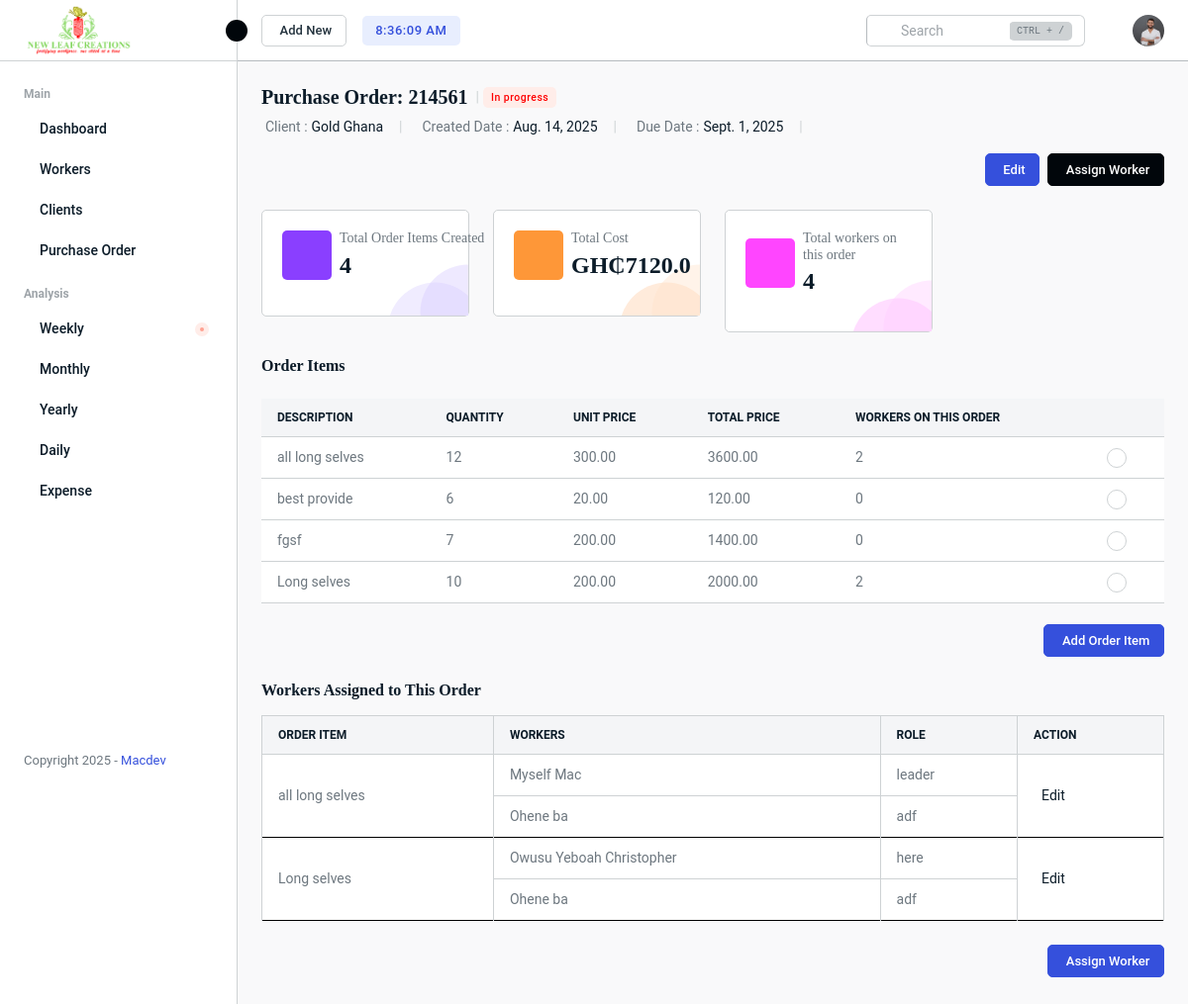
/management/purchase-order/2/, run on the app's committed database.
### managementSystem/models.py (models this page shows, shortened)
class PurchaseOrder(models.Model):
    po_number = models.CharField(max_length=100, unique=True)
    client = models.ForeignKey(Client, on_delete=models.CASCADE)
    date = models.DateField()
    due_date = models.DateField()
    status = models.CharField(max_length=20, default='Pending')

class Client(models.Model):
    name = models.CharField(max_length=200)
    address = models.TextField()
    contact_email = models.EmailField()
    phone = models.CharField(max_length=15)

class OrderItem(models.Model):
    po = models.ForeignKey(PurchaseOrder, related_name='items', on_delete=models.CASCADE)
    description = models.TextField()
    quantity = models.PositiveIntegerField()
    unit_price = models.DecimalField(max_digits=10, decimal_places=2)
    def total_price(self):
        return self.quantity * self.unit_price

class TaskAssignment(models.Model):
    order_item = models.ForeignKey(OrderItem, on_delete=models.CASCADE)
    workers = models.ManyToManyField(Worker)
    deadline = models.DateField()
    is_group_task = models.BooleanField(default=True)
    price_per_task = models.DecimalField(max_digits=10, decimal_places=2)  # user-defined price per task
    status = models.CharField(max_length=20, default='Assigned')

### workers/models.py (models this page shows, shortened)
class Worker(models.Model):
    name = models.CharField(max_length=100)
    phone = models.CharField(max_length=20, null=True)
    email = models.EmailField(blank=True)
    gender = models.CharField(max_length=10, choices=[('Male', 'Male'), ('Female', 'Female')], null=True)
    role = models.CharField(max_length=100, null=True)
    address = models.TextField(null=True)
    photo = models.ImageField(upload_to='img/users/', null=True, blank=True)
    is_active = models.BooleanField(default=True)
    registered_on = models.DateTimeField(auto_now_add=True, null=True)

### managementSystem/views.py (the view)
# urls.py: path('purchase-order/<int:po_id>/', views.view_po, name='view_po'),
def view_po(request, po_id):
    po = get_object_or_404(PurchaseOrder, id=po_id)
    items = OrderItem.objects.filter(po=po)
    total_items = items.count()
    total_cost = items.aggregate(
        total=Sum(F('quantity') * F('unit_price'), output_field=FloatField())
    )['total'] or 0
    task_assignments = TaskAssignment.objects.filter(order_item__po=po).prefetch_related('workers')
    workers = set()
    for task in task_assignments:
        for worker in task.workers.all():
            workers.add(worker)
    item_workers = []
    for item in items:
        workers = Worker.objects.filter(
            taskassignment__order_item=item
        ).distinct()
        item_workers.append({
            "item": item,
            "workers": workers
        })
    for item in items:
        item.worker_count = TaskAssignment.objects.filter(order_item=item) \
            .annotate(num_workers=Count('workers')) \
            .aggregate(total_workers=Sum('num_workers'))['total_workers'] or 0
    grand_total_workers = sum(item.worker_count for item in items)
    return render(request, 'orders/view_po.html', {
        'po': po,
        'items': items,
        'total_cost': total_cost,
        'workers': workers,
        'total_items': total_items,
        'grand_total_workers': grand_total_workers,
        "item_workers": item_workers,
        "task_assignments": task_assignments
    })

### managementSystem/templates/orders/view_po.html (shortened to what this page needs)
{% extends "base.html" %}
{% load static %}
{% block content %}
    <div class="main-wrapper">
        <div class="page-wrapper">
            <div class="content content-two">
                <div class="d-flex align-items-center mb-2">
                    <h3 class="d-flex align-items-center fw-bold"><a href="{% url 'managementSystem:edit_po' po.id %}" class="d-inline-flex align-items-center">Purchase Order: {{ po.po_number }}</a></h3>
                    <span class="text-gray-1 mx-1">|</span>
                    <span class="badge badge-sm fs-10 bg-danger-transparent">{{ po.status }}</span>
                </div>
                <div class="d-flex align-items-center flex-wrap mb-3 gap-3">
                    <p class="mb-0 d-inline-flex align-items-center">Client : <span class="text-gray-9 ms-1">{{ po.client.name }}</span></p>
                    <span class="text-gray-1">|</span>
                    <p class="mb-0 d-inline-flex align-items-center">Created Date : <span class="text-gray-9 ms-1">{{ po.date }}</span></p>
                    <span class="text-gray-1">|</span>
                    <p class="mb-0 d-inline-flex align-items-center">Due Date : <span class="text-gray-9 ms-1">{{ po.due_date }}</span></p>
                    <span class="text-gray-1">|</span>
                </div>
                <div class="d-flex gap-2 flex-wrap align-items-center justify-content-between mb-4 dashboard-title">
                    <div class="d-flex align-items-center">
                        <a href="{% url 'managementSystem:edit_po' po.id %}" class="btn btn-md btn-primary fs-13 fw-medium me-2" data-bs-target="#edit-manual-time" data-bs-toggle="">Edit</a>
                        <a href="{% url 'managementSystem:assign_workers' po.id %}" class="btn btn-md btn-dark fs-13 fw-medium">Assign Worker</a>
                    </div>
                </div>
                <div class="row">
                    <div class="col-md-6 col-xl-3">
                        <div class="card pro-card shadow-none">
                            <div class="card-body">
                                <div class="d-flex align-items-center mb-3">
                                    <span class="project-icon me-2 bg-violet-900 flex-shrink-0 d-flex align-items-center justify-content-center text-white fs-24">
                                    </span>
                                    <div>
                                        <h6 class="fw-medium text-default mb-1 text-truncate">Total Order Items Created</h6>
                                        <h2>{{total_items}}</h2>
                                    </div>
                                </div>
                            </div>
                            <span class="pro-bg">
                                <img src="{% static 'img/icons/project-bg-01.svg' %}" alt="img">
                            </span>
                        </div>
                    </div>
                    <div class="col-md-6 col-xl-3">
                        <div class="card pro-card shadow-none">
                            <div class="card-body">
                                <div class="d-flex align-items-center mb-3">
                                    <span class="project-icon me-2 flex-shrink-0 bg-secondary-900 d-flex align-items-center justify-content-center text-white fs-24">
                                    </span>
                                    <div>
                                        <h6 class="fw-medium text-default mb-1">Total Cost</h6>
                                        <h2>GH₵{{total_cost}}</h2>
                                    </div>
                                </div>
                            </div>
                            <span class="pro-bg">
                                <img src="{% static 'img/icons/project-bg-02.svg' %}" alt="img">
                            </span>
                        </div>
                    </div>
                    <div class="col-md-6 col-xl-3">
                        <div class="card pro-card shadow-none">
                            <div class="card-body">
                                <div class="d-flex align-items-center mb-3">
                                    <span class="project-icon me-2 flex-shrink-0 bg-pink-900 d-flex align-items-center justify-content-center text-white fs-24">
                                    </span>
                                    <div>
                                        <h6 class="fw-medium text-default mb-1">Total workers on this order</h6>
                                        <h2>{{grand_total_workers}}</h2>
                                    </div>
                                </div>
                            </div>
                            <span class="pro-bg">
                                <img src="{% static 'img/icons/project-bg-03.svg' %}" alt="img">
                            </span>
                        </div>
                    </div>
                </div>
                <div>
                    <div class="d-flex align-items-center justify-content-between flex-wrap gap-3 table-header mb-4">
                        <h5 class="fw-bold">Order Items</h5>
                    </div>
                    <div class="table-responsive no-pagination">
                        <table class="table">
                            <thead class="thead-light text-uppercase">
                                <tr>
                                    <th class="no-sort">Description</th>
                                    <th class="no-sort">Quantity</th>
                                    <th class="no-sort">Unit Price</th>
                                    <th class="no-sort">Total Price</th>
                                    <th class="no-sort">Workers on this order</th>
                                    <th class="text-end no-sort"></th>
                                </tr>
                            </thead>
                            <tbody>
                                {% for item in items %}
                                <tr>
                                    <td>{{ item.description }}</td>
                                    <td>{{ item.quantity }}</td>
                                    <td>{{ item.unit_price }}</td>
                                    <td>{{ item.total_price }}</td>
                                    <td>{{ item.worker_count }}</td>
                                    <td class="text-end action-item">
                                        <a data-bs-toggle="dropdown" href="javascript:void(0);">
                                        </a>
                                    </td>
                                </tr>
                                {% empty %}
                                <tr>
                                    <td colspan="6">No items yet.</td>
                                </tr>
                                {% endfor %}
                            </tbody>
                        </table>
                    </div> <br>
                    <div class="d-flex align-items-center justify-content-between flex-wrap gap-3 table-header mb-4">
                        <div class="d-flex align-items-center flex-wrap gap-2">
                            <a href="{% url 'managementSystem:add_order_item' po.id %}" class="btn btn-primary btn-md d-flex align-items-center justify-content-center">Add Order Item</a>
                        </div>
                    </div>
                    <div class="d-flex align-items-center justify-content-between flex-wrap gap-3 table-header mb-4">
                        <h5 class="fw-bold">Workers Assigned to This Order</h5>
                            <table class="table table-bordered">
                                <thead class="thead-light text-uppercase">
                                    <tr>
                                        <th>Order Item</th>
                                        <th>Workers</th>
                                        <th>Role</th>
                                        <th>Action</th>
                                    </tr>
                                </thead>
                                <tbody>
                                    {% if task_assignments %}
                                        {% for task in task_assignments %}
                                            {% if task.workers.all %}
                                                {% for worker in task.workers.all %}
                                                    <tr {% if forloop.last %}style="border-bottom: 1px solid black;"{% endif %}>
                                                        {% if forloop.first %}
                                                            <td rowspan="{{ task.workers.count }}">
                                                                {{ task.order_item.description }}
                                                            </td>
                                                        {% endif %}
                                                        <td>{{ worker.name }}</td>
                                                        <td>{{ worker.role }}</td>
                                                        {% if forloop.first %}
                                                            <td rowspan="{{ task.workers.count }}">
                                                                <a href="{% url 'managementSystem:edit_task_assignment' task.id %}">Edit</a>
                                                            </td>
                                                        {% endif %}
                                                    </tr>
                                                {% endfor %}
                                            {% else %}
                                                <tr>
                                                    <td>{{ task.order_item.description }}</td>
                                                    <td colspan="3">No workers assigned</td>
                                                </tr>
                                            {% endif %}
                                        {% endfor %}
                                    {% else %}
                                        <tr>
                                            <td colspan="4">No tasks found</td>
                                        </tr>
                                    {% endif %}
                                </tbody>
                            </table>
                    </div>
                    <div class="d-flex align-items-center justify-content-between flex-wrap gap-3 table-header mb-4">
                        <div class="d-flex align-items-center flex-wrap gap-2">
                            <a href="{% url 'managementSystem:assign_workers' po.id %}" class="btn btn-primary btn-md d-flex align-items-center justify-content-center">Assign Worker</a>
                        </div>
                    </div>
                </div>
            </div>
        </div>
    </div>
{% endblock %}

### data on the page
PurchaseOrder: po_number "214561", status "In progress", client.name "Gold Ghana", date "Aug. 14, 2025", due_date "Sept. 1, 2025"
OrderItem: description "all long selves", quantity "12", unit_price "300.00", total_price "3600.00", worker_count "2"
OrderItem: description "best provide", quantity "6", unit_price "20.00", total_price "120.00", worker_count "0"
OrderItem: description "fgsf", quantity "7", unit_price "200.00", total_price "1400.00", worker_count "0"
OrderItem: description "Long selves", quantity "10", unit_price "200.00", total_price "2000.00", worker_count "2"
TaskAssignment: order_item.description "all long selves"
Worker: name "Myself Mac", role "leader"
Worker: name "Ohene ba", role "adf"
TaskAssignment: order_item.description "Long selves"
Worker: name "Owusu Yeboah Christopher", role "here"

### other printed values
{{ total_items }} "4"
{{ total_cost }} "7120.0"
{{ grand_total_workers }} "4"
